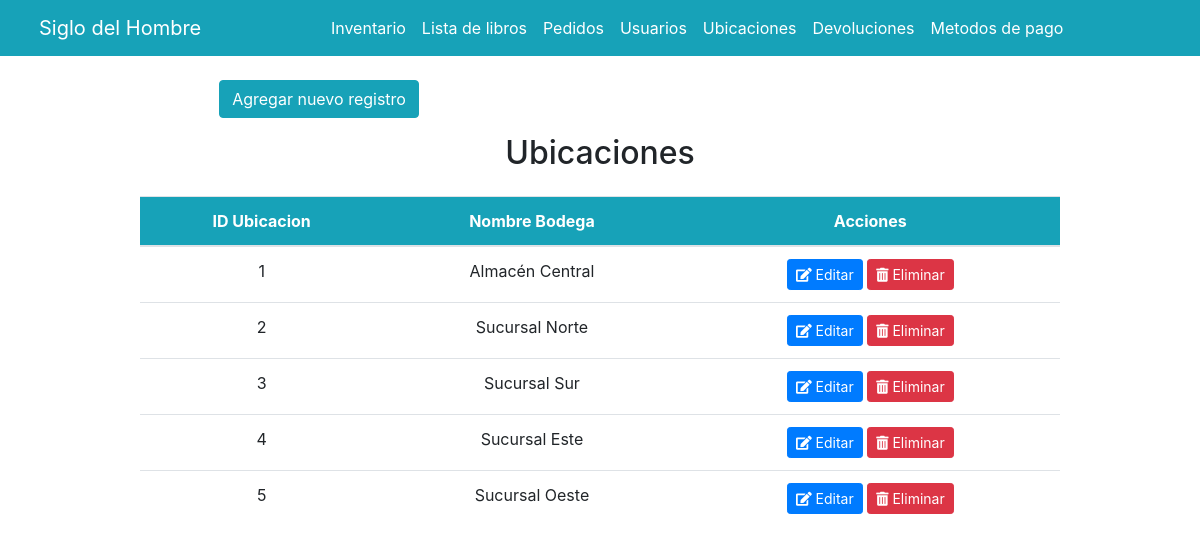
The app's page /ubicaciones.php with its own data.
### tables this page shows
CREATE TABLE `ubicacion` (
  `id_ubicacion` int(11) NOT NULL,
  `ubicacion` varchar(50) NOT NULL
);

### ubicaciones.php (the view, shortened to what this page needs)
<?php
require "conexion.php";
$sql = "SELECT * FROM ubicacion";
$resultado = $mysqli->query($sql);
?>
<!DOCTYPE html>
<html lang="en">
<head>
    <link href="https://stackpath.bootstrapcdn.com/bootstrap/4.5.2/css/bootstrap.min.css" rel="stylesheet">
    <link href="https://cdnjs.cloudflare.com/ajax/libs/font-awesome/5.15.3/css/all.min.css" rel="stylesheet">
</head>
<body>
    <header>
        <nav class="navbar navbar-expand-lg navbar-primary bg-info">
            <div class="container-fluid">
                <a class="navbar-brand px-2 text-white" href="index.php">Siglo del Hombre</a>
                <div class="collapse navbar-collapse" id="navbarSupportedContent">
                    <ul class="navbar-nav mx-auto mb-2 mb-lg-0">
                        <li class="nav-item">
                            <a class="nav-link text-white" href="inventario.php">Inventario</a>
                        </li>
                        <li class="nav-item">
                            <a class="nav-link text-white" href="listalibros.php">Lista de libros</a>
                        </li>
                        <li class="nav-item">
                            <a class="nav-link text-white" href="pedidos.php">Pedidos</a>
                        </li>
                        <li class="nav-item">
                            <a class="nav-link text-white" href="usuarios.php">Usuarios</a>
                        </li>
                        <li class="nav-item">
                            <a class="nav-link text-white" href="ubicaciones.php">Ubicaciones</a>
                        </li>
                        <li class="nav-item">
                            <a class="nav-link text-white" href="devoluciones.php">Devoluciones</a>
                        </li>
                        <li class="nav-item">
                            <a class="nav-link text-white" href="metodos_de_pago.php">Metodos de pago</a>
                        </li>
                    </ul>
                </div>
            </div>
        </nav>
    </header>
  <div class="container mt-4">
    <div class="row justify-content-center">
      <div class="col-md-10">
        <div class="row justify-content-center mb-3">
          <div class="col-sm-10">
          <a href="agregarubi.php" class="btn btn-info">Agregar nuevo registro</a>
          </div>
                </div>
                <h2 class="text-center mb-4">Ubicaciones</h2>
                <table class="table table-hover text-center mx-auto">
                    <thead class="thead-primary">
                        <tr style="background-color: #17a2b8; color: white;">
                            <th scope="col">ID Ubicacion</th>
                            <th scope="col">Nombre Bodega</th>
                            <th scope="col">Acciones</th>
                        </tr>
                    </thead>
                    <tbody>
                        <?php if ($resultado->num_rows > 0) : ?>
                            <?php while ($fila = $resultado->fetch_assoc()) : ?>
                                <tr>
                                    <td><?php echo $fila["id_ubicacion"]; ?></td>
                                    <td><?php echo $fila["ubicacion"]; ?></td>
                                    <td>
                                        <a href="editarubi.php?id=<?php echo $fila["id_ubicacion"]; ?>" class="btn btn-sm btn-primary">
                                            <i class="fas fa-edit"></i> Editar
                                        </a>
                                        <a href="eliminarubi.php?id=<?php echo $fila["id_ubicacion"]; ?>" class="btn btn-sm btn-danger">
                                            <i class="fas fa-trash-alt"></i> Eliminar
                                        </a>
                                    </td>
                                </tr>
                            <?php endwhile; ?>
                        <?php else : ?>
                            <tr>
                                <td colspan="6" class="text-center">No hay resultados</td>
                            </tr>
                        <?php endif; ?>
                    </tbody>
                </table>
            </div>
        </div>
</body>
</html>

### records on screen
ubicacion: id_ubicacion "1", ubicacion "Almacén Central"
ubicacion: id_ubicacion "2", ubicacion "Sucursal Norte"
ubicacion: id_ubicacion "3", ubicacion "Sucursal Sur"
ubicacion: id_ubicacion "4", ubicacion "Sucursal Este"
ubicacion: id_ubicacion "5", ubicacion "Sucursal Oeste"
